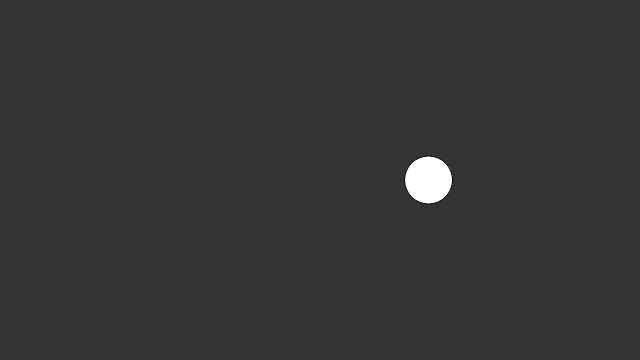
Frame 1 (no input)
Frame 60 (no input): identical to frame 1, image omitted
Frame 120 (the mouse pressed at the canvas centre since frame 60): identical to frame 1, image omitted

The p5.js sketch that drew this single still picture (run headless with seeded random() and noise() and a simulated clock; from frame 60 on, the mouse is pressed at the canvas centre):

// p5.js sketch
// ── sketch.js
// Setup function required by p5
function setup() {
  createCanvas(640, 360);
}

// Animation loop
function draw() {
  background(51);

  var time = 0;

  //draw noise, needs a value of time
  var x = noise(time) * width;

  fill(255);
  ellipse(x, 180, 48, 48);
}
